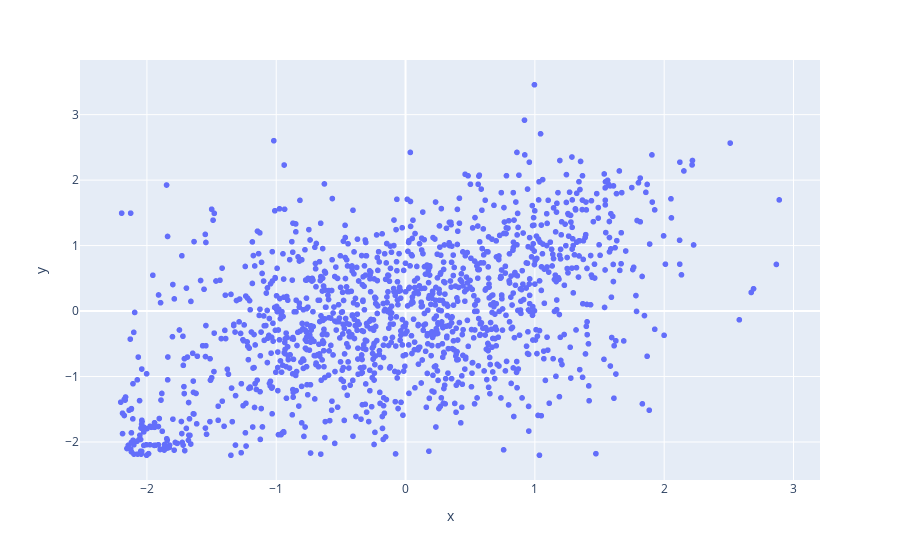

This figure's notebook cell:
### Code cell
px.scatter(x=y_test_t.reshape(pred.shape), y=pred)
#px.scatter(x=y_test.values, y=pred)

### Figure 1 — Plotly figure (JSON) as saved in the notebook; plotly's stock layout.template omitted (floating-point values rounded to 4 significant figures; data arrays with more than 128 entries replaced by an {"elided": "..."} marker saying what was removed)
{"data": [{"hovertemplate": "x=%{x}<br>y=%{y}<extra></extra>", "legendgroup": "", "marker": {"color": "#636efa", "symbol": "circle"}, "mode": "markers", "name": "", "showlegend": false, "type": "scattergl", "x": {"elided": "1363 float values"}, "xaxis": "x", "y": {"elided": "1363 float values"}, "yaxis": "y"}], "layout": {"legend": {"tracegroupgap": 0}, "margin": {"t": 60}, "xaxis": {"anchor": "y", "domain": [0, 1], "title": {"text": "x"}}, "yaxis": {"anchor": "x", "domain": [0, 1], "title": {"text": "y"}}}}
